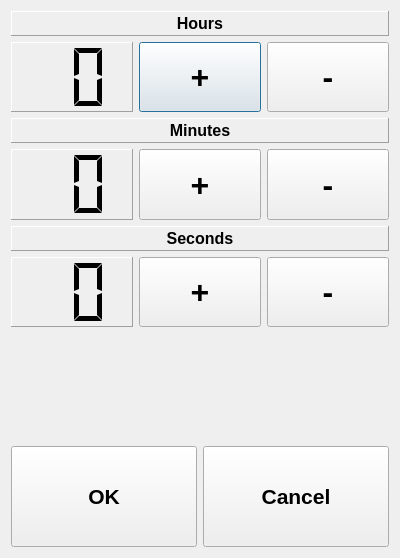
<?xml version="1.0" encoding="UTF-8"?>
<ui version="4.0">
 <class>QTimeChangeDlg</class>
 <widget class="QDialog" name="QTimeChangeDlg">
  <property name="geometry">
   <rect>
    <x>0</x>
    <y>0</y>
    <width>400</width>
    <height>558</height>
   </rect>
  </property>
  <property name="windowTitle">
   <string>Form</string>
  </property>
  <layout class="QVBoxLayout" name="verticalLayout_4">
   <item>
    <layout class="QVBoxLayout" name="verticalLayout">
     <item>
      <widget class="QLabel" name="label_hours">
       <property name="sizePolicy">
        <sizepolicy hsizetype="MinimumExpanding" vsizetype="Preferred">
         <horstretch>0</horstretch>
         <verstretch>0</verstretch>
        </sizepolicy>
       </property>
       <property name="minimumSize">
        <size>
         <width>0</width>
         <height>25</height>
        </size>
       </property>
       <property name="font">
        <font>
         <pointsize>12</pointsize>
         <weight>75</weight>
         <bold>true</bold>
        </font>
       </property>
       <property name="frameShape">
        <enum>QFrame::Panel</enum>
       </property>
       <property name="frameShadow">
        <enum>QFrame::Raised</enum>
       </property>
       <property name="lineWidth">
        <number>1</number>
       </property>
       <property name="text">
        <string>Hours</string>
       </property>
       <property name="alignment">
        <set>Qt::AlignCenter</set>
       </property>
       <property name="wordWrap">
        <bool>true</bool>
       </property>
      </widget>
     </item>
     <item>
      <layout class="QHBoxLayout" name="horizontalLayout">
       <item>
        <widget class="QLCDNumber" name="lcdNumber_hours">
         <property name="sizePolicy">
          <sizepolicy hsizetype="MinimumExpanding" vsizetype="MinimumExpanding">
           <horstretch>0</horstretch>
           <verstretch>0</verstretch>
          </sizepolicy>
         </property>
         <property name="frameShape">
          <enum>QFrame::Panel</enum>
         </property>
         <property name="frameShadow">
          <enum>QFrame::Raised</enum>
         </property>
         <property name="smallDecimalPoint">
          <bool>false</bool>
         </property>
         <property name="digitCount">
          <number>2</number>
         </property>
         <property name="segmentStyle">
          <enum>QLCDNumber::Flat</enum>
         </property>
        </widget>
       </item>
       <item>
        <widget class="QPushButton" name="pushButton_hh_plus">
         <property name="sizePolicy">
          <sizepolicy hsizetype="MinimumExpanding" vsizetype="MinimumExpanding">
           <horstretch>0</horstretch>
           <verstretch>0</verstretch>
          </sizepolicy>
         </property>
         <property name="font">
          <font>
           <pointsize>24</pointsize>
           <weight>75</weight>
           <bold>true</bold>
           <kerning>true</kerning>
          </font>
         </property>
         <property name="text">
          <string>+</string>
         </property>
        </widget>
       </item>
       <item>
        <widget class="QPushButton" name="pushButton_hh_minus">
         <property name="sizePolicy">
          <sizepolicy hsizetype="MinimumExpanding" vsizetype="MinimumExpanding">
           <horstretch>0</horstretch>
           <verstretch>0</verstretch>
          </sizepolicy>
         </property>
         <property name="font">
          <font>
           <pointsize>24</pointsize>
           <weight>75</weight>
           <bold>true</bold>
           <kerning>true</kerning>
          </font>
         </property>
         <property name="text">
          <string>-</string>
         </property>
        </widget>
       </item>
      </layout>
     </item>
    </layout>
   </item>
   <item>
    <layout class="QVBoxLayout" name="verticalLayout_2">
     <item>
      <widget class="QLabel" name="label_hours_2">
       <property name="sizePolicy">
        <sizepolicy hsizetype="MinimumExpanding" vsizetype="Preferred">
         <horstretch>0</horstretch>
         <verstretch>0</verstretch>
        </sizepolicy>
       </property>
       <property name="minimumSize">
        <size>
         <width>0</width>
         <height>25</height>
        </size>
       </property>
       <property name="font">
        <font>
         <pointsize>12</pointsize>
         <weight>75</weight>
         <bold>true</bold>
        </font>
       </property>
       <property name="frameShape">
        <enum>QFrame::Panel</enum>
       </property>
       <property name="frameShadow">
        <enum>QFrame::Raised</enum>
       </property>
       <property name="lineWidth">
        <number>1</number>
       </property>
       <property name="text">
        <string>Minutes</string>
       </property>
       <property name="alignment">
        <set>Qt::AlignCenter</set>
       </property>
       <property name="wordWrap">
        <bool>true</bool>
       </property>
      </widget>
     </item>
     <item>
      <layout class="QHBoxLayout" name="horizontalLayout_2">
       <item>
        <widget class="QLCDNumber" name="lcdNumber_minutes">
         <property name="sizePolicy">
          <sizepolicy hsizetype="MinimumExpanding" vsizetype="MinimumExpanding">
           <horstretch>0</horstretch>
           <verstretch>0</verstretch>
          </sizepolicy>
         </property>
         <property name="frameShape">
          <enum>QFrame::Panel</enum>
         </property>
         <property name="frameShadow">
          <enum>QFrame::Raised</enum>
         </property>
         <property name="smallDecimalPoint">
          <bool>false</bool>
         </property>
         <property name="digitCount">
          <number>2</number>
         </property>
         <property name="segmentStyle">
          <enum>QLCDNumber::Flat</enum>
         </property>
        </widget>
       </item>
       <item>
        <widget class="QPushButton" name="pushButton_mm_plus">
         <property name="sizePolicy">
          <sizepolicy hsizetype="MinimumExpanding" vsizetype="MinimumExpanding">
           <horstretch>0</horstretch>
           <verstretch>0</verstretch>
          </sizepolicy>
         </property>
         <property name="font">
          <font>
           <pointsize>24</pointsize>
           <weight>75</weight>
           <bold>true</bold>
           <kerning>true</kerning>
          </font>
         </property>
         <property name="text">
          <string>+</string>
         </property>
        </widget>
       </item>
       <item>
        <widget class="QPushButton" name="pushButton_mm_minus">
         <property name="sizePolicy">
          <sizepolicy hsizetype="MinimumExpanding" vsizetype="MinimumExpanding">
           <horstretch>0</horstretch>
           <verstretch>0</verstretch>
          </sizepolicy>
         </property>
         <property name="font">
          <font>
           <pointsize>24</pointsize>
           <weight>75</weight>
           <bold>true</bold>
           <kerning>true</kerning>
          </font>
         </property>
         <property name="text">
          <string>-</string>
         </property>
        </widget>
       </item>
      </layout>
     </item>
    </layout>
   </item>
   <item>
    <layout class="QVBoxLayout" name="verticalLayout_3">
     <item>
      <widget class="QLabel" name="label_hours_3">
       <property name="sizePolicy">
        <sizepolicy hsizetype="MinimumExpanding" vsizetype="Preferred">
         <horstretch>0</horstretch>
         <verstretch>0</verstretch>
        </sizepolicy>
       </property>
       <property name="minimumSize">
        <size>
         <width>0</width>
         <height>25</height>
        </size>
       </property>
       <property name="font">
        <font>
         <pointsize>12</pointsize>
         <weight>75</weight>
         <bold>true</bold>
        </font>
       </property>
       <property name="frameShape">
        <enum>QFrame::Panel</enum>
       </property>
       <property name="frameShadow">
        <enum>QFrame::Raised</enum>
       </property>
       <property name="lineWidth">
        <number>1</number>
       </property>
       <property name="text">
        <string>Seconds</string>
       </property>
       <property name="alignment">
        <set>Qt::AlignCenter</set>
       </property>
       <property name="wordWrap">
        <bool>true</bool>
       </property>
      </widget>
     </item>
     <item>
      <layout class="QHBoxLayout" name="horizontalLayout_3">
       <item>
        <widget class="QLCDNumber" name="lcdNumber_seconds">
         <property name="sizePolicy">
          <sizepolicy hsizetype="MinimumExpanding" vsizetype="MinimumExpanding">
           <horstretch>0</horstretch>
           <verstretch>0</verstretch>
          </sizepolicy>
         </property>
         <property name="frameShape">
          <enum>QFrame::Panel</enum>
         </property>
         <property name="frameShadow">
          <enum>QFrame::Raised</enum>
         </property>
         <property name="smallDecimalPoint">
          <bool>false</bool>
         </property>
         <property name="digitCount">
          <number>2</number>
         </property>
         <property name="segmentStyle">
          <enum>QLCDNumber::Flat</enum>
         </property>
        </widget>
       </item>
       <item>
        <widget class="QPushButton" name="pushButton_ss_plus">
         <property name="sizePolicy">
          <sizepolicy hsizetype="MinimumExpanding" vsizetype="MinimumExpanding">
           <horstretch>0</horstretch>
           <verstretch>0</verstretch>
          </sizepolicy>
         </property>
         <property name="font">
          <font>
           <pointsize>24</pointsize>
           <weight>75</weight>
           <bold>true</bold>
           <kerning>true</kerning>
          </font>
         </property>
         <property name="text">
          <string>+</string>
         </property>
        </widget>
       </item>
       <item>
        <widget class="QPushButton" name="pushButton_ss_minus">
         <property name="sizePolicy">
          <sizepolicy hsizetype="MinimumExpanding" vsizetype="MinimumExpanding">
           <horstretch>0</horstretch>
           <verstretch>0</verstretch>
          </sizepolicy>
         </property>
         <property name="font">
          <font>
           <pointsize>24</pointsize>
           <weight>75</weight>
           <bold>true</bold>
           <kerning>true</kerning>
          </font>
         </property>
         <property name="text">
          <string>-</string>
         </property>
        </widget>
       </item>
      </layout>
     </item>
    </layout>
   </item>
   <item>
    <spacer name="verticalSpacer">
     <property name="orientation">
      <enum>Qt::Vertical</enum>
     </property>
     <property name="sizeHint" stdset="0">
      <size>
       <width>20</width>
       <height>113</height>
      </size>
     </property>
    </spacer>
   </item>
   <item>
    <layout class="QHBoxLayout" name="horizontalLayout_4">
     <item>
      <widget class="QPushButton" name="pushButton_ok">
       <property name="sizePolicy">
        <sizepolicy hsizetype="MinimumExpanding" vsizetype="MinimumExpanding">
         <horstretch>0</horstretch>
         <verstretch>0</verstretch>
        </sizepolicy>
       </property>
       <property name="minimumSize">
        <size>
         <width>0</width>
         <height>50</height>
        </size>
       </property>
       <property name="font">
        <font>
         <pointsize>16</pointsize>
         <weight>75</weight>
         <bold>true</bold>
        </font>
       </property>
       <property name="text">
        <string>OK</string>
       </property>
      </widget>
     </item>
     <item>
      <widget class="QPushButton" name="pushButton_cancel">
       <property name="sizePolicy">
        <sizepolicy hsizetype="MinimumExpanding" vsizetype="MinimumExpanding">
         <horstretch>0</horstretch>
         <verstretch>0</verstretch>
        </sizepolicy>
       </property>
       <property name="minimumSize">
        <size>
         <width>0</width>
         <height>50</height>
        </size>
       </property>
       <property name="font">
        <font>
         <pointsize>16</pointsize>
         <weight>75</weight>
         <bold>true</bold>
        </font>
       </property>
       <property name="text">
        <string>Cancel</string>
       </property>
      </widget>
     </item>
    </layout>
   </item>
  </layout>
 </widget>
 <resources/>
 <connections>
  <connection>
   <sender>pushButton_ok</sender>
   <signal>released()</signal>
   <receiver>QTimeChangeDlg</receiver>
   <slot>accept()</slot>
   <hints>
    <hint type="sourcelabel">
     <x>89</x>
     <y>493</y>
    </hint>
    <hint type="destinationlabel">
     <x>57</x>
     <y>399</y>
    </hint>
   </hints>
  </connection>
  <connection>
   <sender>pushButton_cancel</sender>
   <signal>released()</signal>
   <receiver>QTimeChangeDlg</receiver>
   <slot>reject()</slot>
   <hints>
    <hint type="sourcelabel">
     <x>359</x>
     <y>498</y>
    </hint>
    <hint type="destinationlabel">
     <x>345</x>
     <y>384</y>
    </hint>
   </hints>
  </connection>
 </connections>
</ui>
